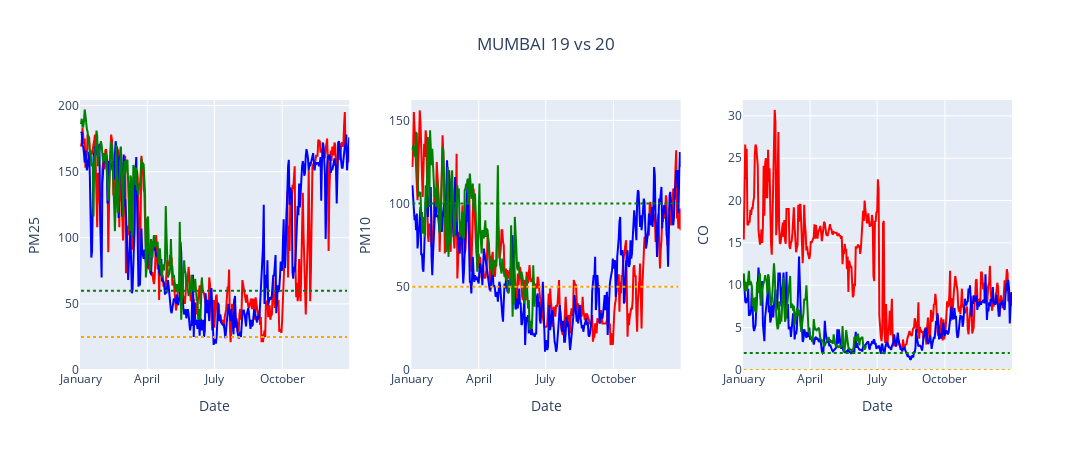

Notebook source saved alongside this figure:
### Code cell
df_mum=df[df['City'].isin(['Mumbai'])]
dff_mum = dff[dff['City'].isin(['Mumbai'])]
fig = make_subplots(
rows=1, cols=3,
#subplot_titles=imp_pollutant,
vertical_spacing=0.05
)
for m,i in enumerate(imp_pollutant):
    dfd=df_mum[df_mum['Specie'].isin([i])]
    dffd=dff_mum[dff_mum['Specie'].isin([i])]
    fig.add_trace(go.Scatter(x=dfd['Date_x'],y=dfd['median_x'],line_color='red'),row=1,col=m+1)
    fig.update_xaxes(tickformat="%B",row=1,col=m+1)
    fig.add_trace(go.Scatter(x=dfd['Date_x'],y=dfd['median_y'],line_color='blue'),row=1,col=m+1)
    fig.add_trace(go.Scatter(x=dffd['Date_x'],y=dffd['median'],line_color='green'),row=1,col=m+1)
    fig.add_shape(go.layout.Shape(type="line", x0=start, y0=pollutant_who[i], x1=end, y1=pollutant_who[i],
                                  line=dict(color='orange', width=2,dash='dot'),),row=1,col=m+1)
    fig.add_shape(go.layout.Shape(type="line", x0=start, y0=pollutant_naaqs[i], x1=end, y1=pollutant_naaqs[i],
                                  line=dict(color='green', width=2,dash='dot'),),row=1,col=m+1)
    fig.update_yaxes(title=i.upper(),range=[0,dfd['median_x'].max() +dfd['median_x'].mean()/10], row=1, col=m+1)
    fig.update_xaxes(title_text="Date", row=1, col=m+1)
fig.update_layout(title='MUMBAI 19 vs 20',title_x=0.5,height=450,width=1300,showlegend=False)
#fig.show()
#fig.write_image(f'images/19vs20_mumbai.png')

### Figure 1 — Plotly figure (JSON) as saved in the notebook; plotly's stock layout.template omitted (floating-point values rounded to 4 significant figures; data arrays with more than 128 entries replaced by an {"elided": "..."} marker saying what was removed)
{"data": [{"line": {"color": "red"}, "type": "scatter", "x": {"elided": "397 str values"}, "xaxis": "x", "y": {"elided": "397 int values"}, "yaxis": "y"}, {"line": {"color": "blue"}, "type": "scatter", "x": {"elided": "397 str values"}, "xaxis": "x", "y": {"elided": "397 int values"}, "yaxis": "y"}, {"line": {"color": "green"}, "type": "scatter", "x": {"elided": "173 str values"}, "xaxis": "x", "y": {"elided": "173 int values"}, "yaxis": "y"}, {"line": {"color": "red"}, "type": "scatter", "x": {"elided": "397 str values"}, "xaxis": "x2", "y": {"elided": "397 int values"}, "yaxis": "y2"}, {"line": {"color": "blue"}, "type": "scatter", "x": {"elided": "397 str values"}, "xaxis": "x2", "y": {"elided": "397 int values"}, "yaxis": "y2"}, {"line": {"color": "green"}, "type": "scatter", "x": {"elided": "173 str values"}, "xaxis": "x2", "y": {"elided": "173 int values"}, "yaxis": "y2"}, {"line": {"color": "red"}, "type": "scatter", "x": {"elided": "397 str values"}, "xaxis": "x3", "y": {"elided": "397 float values"}, "yaxis": "y3"}, {"line": {"color": "blue"}, "type": "scatter", "x": {"elided": "397 str values"}, "xaxis": "x3", "y": {"elided": "397 float values"}, "yaxis": "y3"}, {"line": {"color": "green"}, "type": "scatter", "x": {"elided": "173 str values"}, "xaxis": "x3", "y": {"elided": "173 float values"}, "yaxis": "y3"}], "layout": {"height": 450, "shapes": [{"line": {"color": "orange", "dash": "dot", "width": 2}, "type": "line", "x0": "2019-01-01", "x1": "2019-12-28", "xref": "x", "y0": 25, "y1": 25, "yref": "y"}, {"line": {"color": "green", "dash": "dot", "width": 2}, "type": "line", "x0": "2019-01-01", "x1": "2019-12-28", "xref": "x", "y0": 60, "y1": 60, "yref": "y"}, {"line": {"color": "orange", "dash": "dot", "width": 2}, "type": "line", "x0": "2019-01-01", "x1": "2019-12-28", "xref": "x2", "y0": 50, "y1": 50, "yref": "y2"}, {"line": {"color": "green", "dash": "dot", "width": 2}, "type": "line", "x0": "2019-01-01", "x1": "2019-12-28", "xref": "x2", "y0": 100, "y1": 100, "yref": "y2"}, {"line": {"color": "orange", "dash": "dot", "width": 2}, "type": "line", "x0": "2019-01-01", "x1": "2019-12-28", "xref": "x3", "y0": 0, "y1": 0, "yref": "y3"}, {"line": {"color": "green", "dash": "dot", "width": 2}, "type": "line", "x0": "2019-01-01", "x1": "2019-12-28", "xref": "x3", "y0": 2, "y1": 2, "yref": "y3"}], "showlegend": false, "title": {"text": "MUMBAI 19 vs 20", "x": 0.5}, "width": 1300, "xaxis": {"anchor": "y", "domain": [0, 0.2889], "tickformat": "%B", "title": {"text": "Date"}}, "xaxis2": {"anchor": "y2", "domain": [0.3556, 0.6444], "tickformat": "%B", "title": {"text": "Date"}}, "xaxis3": {"anchor": "y3", "domain": [0.7111, 1], "tickformat": "%B", "title": {"text": "Date"}}, "yaxis": {"anchor": "x", "domain": [0, 1], "range": [0, 204.2], "title": {"text": "PM25"}}, "yaxis2": {"anchor": "x2", "domain": [0, 1], "range": [0, 162.3], "title": {"text": "PM10"}}, "yaxis3": {"anchor": "x3", "domain": [0, 1], "range": [0, 31.87], "title": {"text": "CO"}}}}
